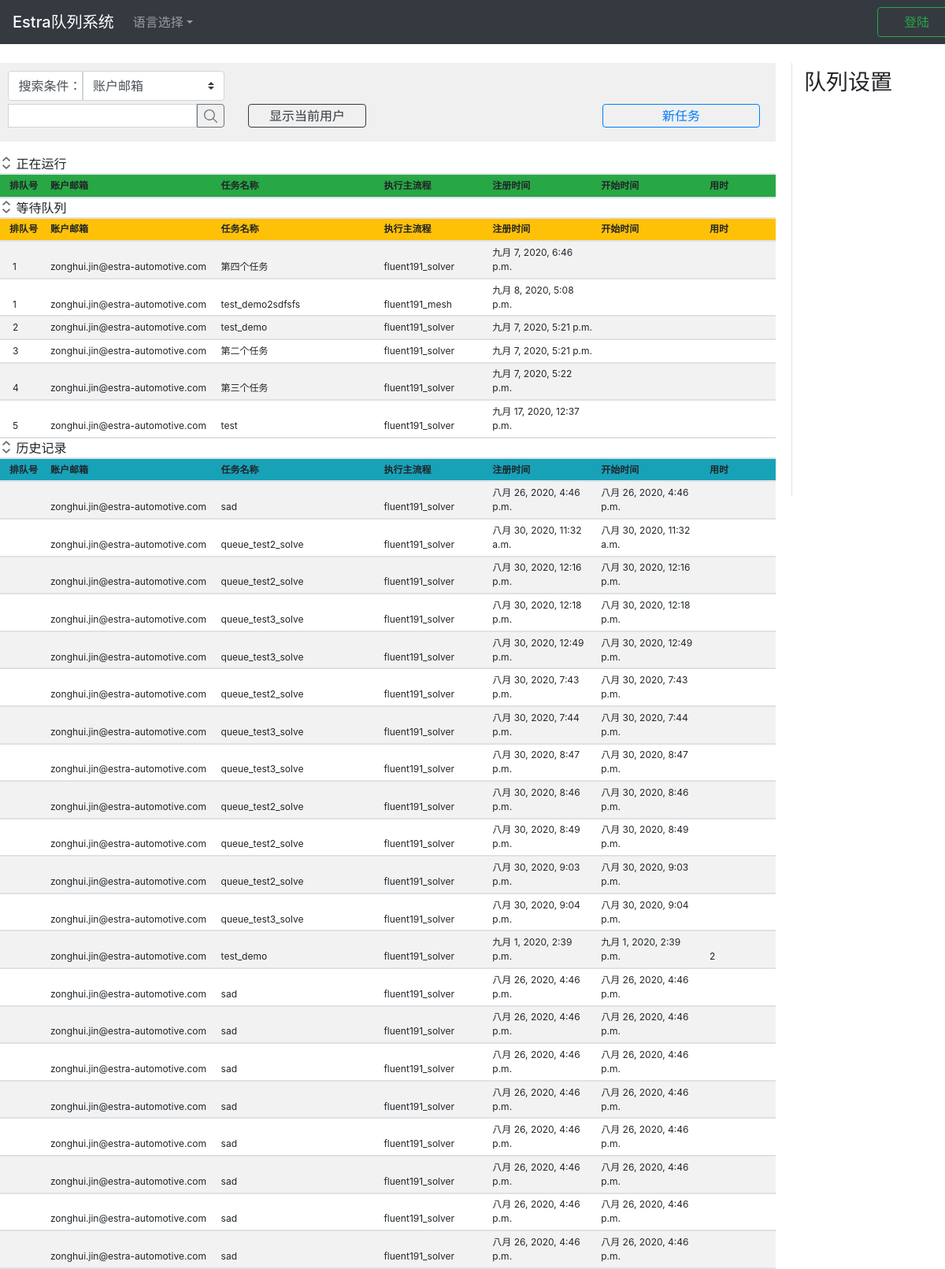
/, run on an earlier commit of the app's database.
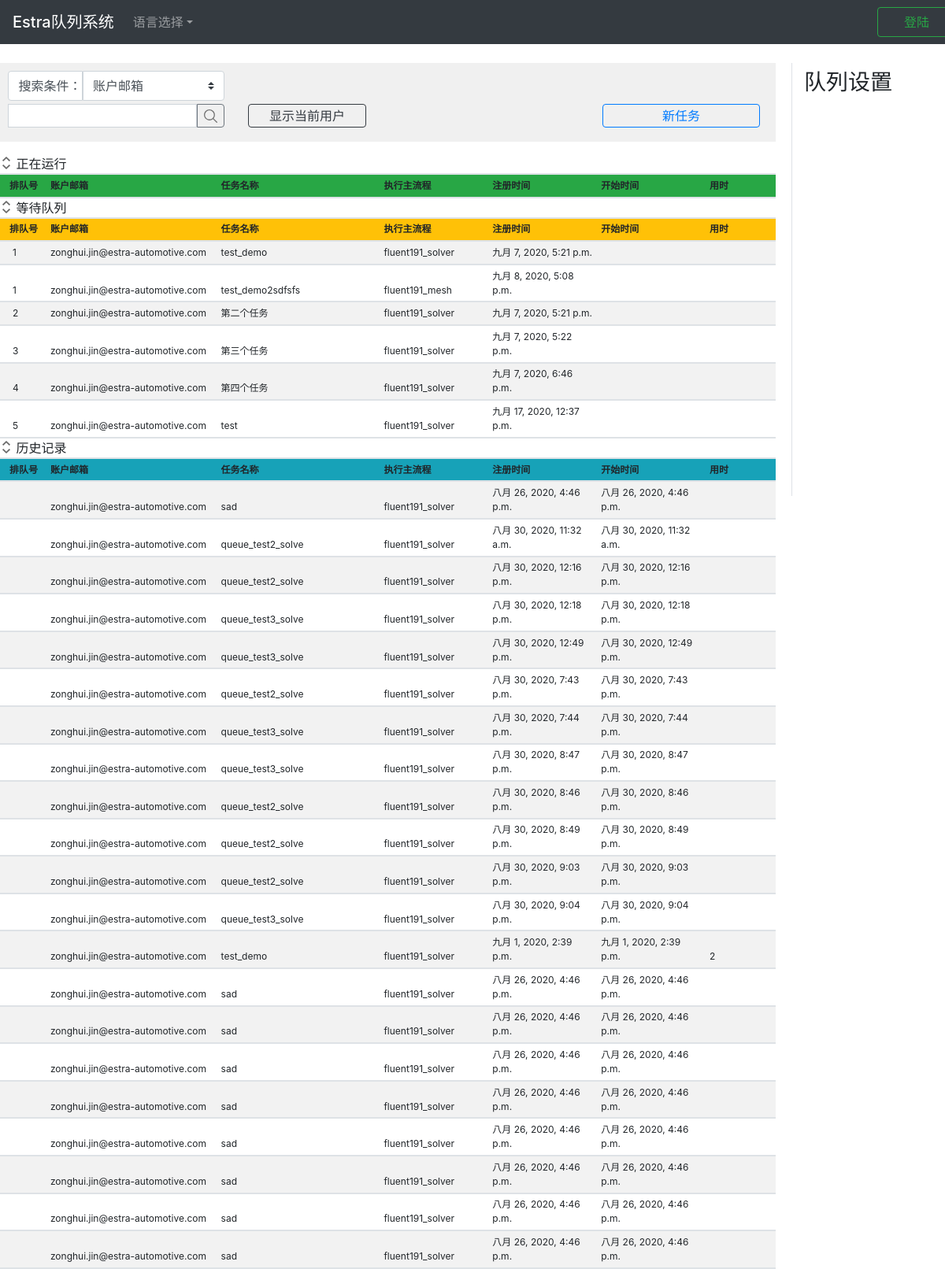
And on a later commit of the database.
### app_queue/models.py (models this page shows, shortened)
class WaitList(models.Model):
    objects = models.Manager()                  # for reminder purpose
    id = models.AutoField('ID', primary_key=True)
    order_id = models.IntegerField('队列ID', unique=False)
    account_email = models.EmailField('账户邮箱', )
    sender_address = models.CharField('请求者地址', max_length=64)
    exec_app = models.CharField('执行主流程', max_length=128)
    mission_name = models.CharField('任务名称', max_length=64)
    mission_data = models.TextField('任务详情', )
    register_time = models.DateTimeField('注册时间', auto_now_add=True)
    start_time = models.CharField('开始时间', blank=True, default='', max_length=64)
    used_time = models.CharField('用时', max_length=64, blank=True, default='')
    def short_mission_data(self):
        if len(str(self.mission_data)) > 30:
            return '{}...'.format(str(self.mission_data)[0:29])
        else:
            return str(self.mission_data)
    short_mission_data.allow_tags = True
    short_mission_data.short_description = '任务详情'
    class Meta:
        ordering = ["order_id"]
        verbose_name = "等待队列"
        verbose_name_plural = "等待队列"

class HistoryList(models.Model):
    objects = models.Manager()
    id = models.AutoField('ID', primary_key=True)
    order_id = models.CharField('队列ID', blank=True, default='', max_length=16)
    account_email = models.EmailField('账户邮箱', )
    sender_address = models.CharField('请求者地址', max_length=64)
    exec_app = models.CharField('执行主流程', max_length=128)
    mission_name = models.CharField('任务名称', max_length=64)
    mission_data = models.TextField('任务详情', )
    register_time = models.DateTimeField('注册时间')
    start_time = models.DateTimeField('开始时间')
    used_time = models.CharField('用时', max_length=64)
    def short_mission_data(self):
        if len(str(self.mission_data)) > 30:
            return '{}...'.format(str(self.mission_data)[0:29])
        else:
            return str(self.mission_data)
    short_mission_data.allow_tags = True
    short_mission_data.short_description = '任务详情'
    class Meta:
        ordering = ["id"]
        verbose_name = "历史记录队列"
        verbose_name_plural = "历史记录队列"

### app_queue/views.py (the view)
# urls.py: path(r'', views.index),
def index(request):
    user_name = request.session.get('user_name')
    user_name_short = ''
    user_auth = request.session.get('authorization')
    is_login = False
    if user_name:
        is_login = True
        user_name_short = user_name.split('.')[0]
    main_apps = os.listdir('server_app')
    extend_apps_dict = {}
    for i, app in enumerate(main_apps):
        extend_apps_list = []
        file_list = os.listdir('server_app/%s' % app)
        for file in file_list:
            if file.startswith('extend_'):
                app_name = file.replace('extend_', '')
                extend_apps_list.append(app_name)
        extend_apps_dict[app] = extend_apps_list
    parameters = {
        'error_info': '',
        'user_name_short': user_name_short,
        'user_name': user_name,
        'user_auth': user_auth,
        'is_login': is_login,
        'queue_pause': queue_pause[0],
        'main_apps': main_apps,
        'extend_apps_dict': extend_apps_dict,
    }
    for list_name, obj in list_obj.items():
        missions = obj.all()
        mission_number = missions.count()
        if mission_number > 20:
            missions = missions[:21]
        parameters[list_name] = missions
    return render(request, 'index.html', parameters)

### app_queue/templates/index.html (shortened to what the changed rows need)
{% extends 'base.html' %}
{% load static %}
{% block css %}
<link href="{% static 'css/index2.css' %}" rel="stylesheet"/>{% endblock %}
{% block content %}
<div class="block_content_left ">
    <div class="block_table table-hover table-striped table-sm mt-3" id="area_3tables">
        <div id="collapse_table1" class="collapse show">
            <table class="" id="table_running">
                <thead class="bg-success">
                <tr>
                    <th class="item1">排队号</th>
                    <th class="item2">账户邮箱</th>
                    <th class="item3">任务名称</th>
                    <th class="item4">执行主流程</th>
                    <th class="item5">注册时间</th>
                    <th class="item6">开始时间</th>
                    <th class="item7">用时</th>
                </tr>
                </thead>
            </table>
        </div>
        <div id="collapse_table2" class="collapse show">
            <table class="" id="table_waiting">
                <thead class="bg-warning">
                <tr>
                    <th class="item1">排队号</th>
                    <th class="item2">账户邮箱</th>
                    <th class="item3">任务名称</th>
                    <th class="item4">执行主流程</th>
                    <th class="item5">注册时间</th>
                    <th class="item6">开始时间</th>
                    <th class="item7">用时</th>
                </tr>
                </thead>
                <tbody>
                {% for mission in waiting_list %}
                    <tr>
                        <td class="item1_td">{{mission.order_id}}</td>
                        <td>{{mission.account_email}}</td>
                        <td>{{mission.mission_name}}</td>
                        <td>{{mission.exec_app}}</td>
                        <td>{{mission.register_time}}</td>
                        <td>{{mission.start_time}}</td>
                        <td></td>
                    </tr>
                {% endfor %}
                </tbody>
            </table>
        </div>
        <div id="collapse_table3" class="collapse show">
            <table class="" id="table_history">
                <thead class="bg-info">
                <tr>
                    <th class="item1">排队号</th>
                    <th class="item2">账户邮箱</th>
                    <th class="item3">任务名称</th>
                    <th class="item4">执行主流程</th>
                    <th class="item5">注册时间</th>
                    <th class="item6">开始时间</th>
                    <th class="item7">用时</th>
                </tr>
                </thead>
                <tbody>
                {% for mission in history_list %}
                <tr>
                    <td></td>
                    <td>{{mission.account_email}}</td>
                    <td>{{mission.mission_name}}</td>
                    <td>{{mission.exec_app}}</td>
                    <td>{{mission.register_time}}</td>
                    <td>{{mission.start_time}}</td>
                    <td>{{mission.used_time}}</td>
                </tr>
                {% endfor %}
                </tbody>
            </table>
        </div>
    </div>
</div>
{% endblock content %}

What changed in the data, as far as the page shows it:
changed WaitList "test_demo": order_id "2" → "1"; moves up the list
changed WaitList "第二个任务": order_id "3" → "2"
changed WaitList "第三个任务": order_id "4" → "3"
changed WaitList "第四个任务": order_id "1" → "4"; moves down the list
